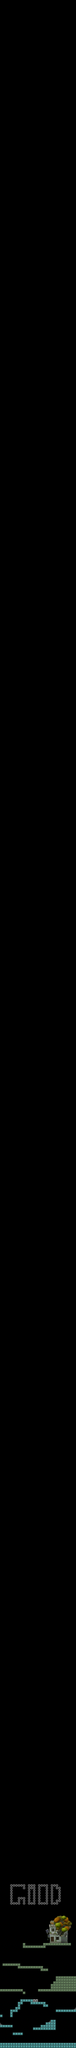

Rendered tile map (Tiled .tmx) drawn with the repository's tilesets; below, a short description and the map source with its tile grids summarised:
An orthogonal 30x800 tile map with 22x22 px tiles, 1 tile layer (stage), 1 image layer and 30 objects.

<map version="1.0" orientation="orthogonal" renderorder="left-up" width="30" height="800" tilewidth="22" tileheight="22" nextobjectid="34">
 <tileset firstgid="1" name="687474703a2f2f692e696d6775722e636f6d2f6856694b67416e2e706e67" tilewidth="22" tileheight="22" spacing="2" margin="25" tilecount="2255" columns="55">
  <image source="687474703a2f2f692e696d6775722e636f6d2f6856694b67416e2e706e67.png" width="1366" height="1007" />
 </tileset>
 <imagelayer name="background">
  <image source="background Ha.png" width="660" height="17600" />
 </imagelayer>
 <layer name="stage" width="30" height="800">
  <data>[24000 cells, 320 non-empty, 6 distinct tile ids]</data>
 </layer>
 <objectgroup name="ground">
  <object id="1" x="0" y="17556" width="660" height="44" />
  <object id="2" x="110" y="17468" width="88" height="22" />
  <object id="3" x="0" y="17402" width="110" height="22" />
  <object id="4" x="286" y="17424" width="198" height="22" />
  <object id="5" x="352" y="17402" width="132" height="22" />
  <object id="6" x="396" y="17380" width="88" height="22" />
  <object id="7" x="440" y="17358" width="44" height="22" />
  <object id="8" x="484" y="17270" width="176" height="22" />
  <object id="9" x="374" y="17226" width="44" height="22" />
  <object id="10" x="264" y="17204" width="132" height="22" />
  <object id="11" x="176" y="17182" width="154" height="22" />
  <object id="12" x="154" y="17204" width="44" height="22" />
  <object id="13" x="132" y="17248" width="44" height="22" />
  <object id="14" x="154" y="17226" width="22" height="22" />
  <object id="15" x="88" y="17270" width="66" height="22" />
  <object id="16" x="88" y="17292" width="22" height="44" />
  <object id="17" x="0" y="17314" width="22" height="22" />
  <object id="18" x="0" y="17094" width="198" height="22" />
  <object id="19" x="198" y="17116" width="22" height="22" />
  <object id="20" x="330" y="17094" width="330" height="22" />
  <object id="21" x="440" y="17072" width="220" height="22" />
  <object id="22" x="440" y="17050" width="220" height="22" />
  <object id="23" x="462" y="17028" width="198" height="22" />
  <object id="24" x="484" y="16984" width="176" height="44" />
  <object id="25" x="22" y="16874" width="154" height="22" />
  <object id="27" x="154" y="16896" width="220" height="22" />
  <object id="28" x="352" y="16918" width="66" height="22" />
  <object id="30" x="198" y="16720" width="198" height="22" />
  <object id="31" x="374" y="16698" width="242" height="22" />
  <object id="32" x="198" y="16698" width="22" height="22" />
 </objectgroup>
 <imagelayer name="building" opacity="0.9" offsetx="322.88" offsety="16334.6">
  <image source="bul.png" width="426" height="440" />
 </imagelayer>
</map>
